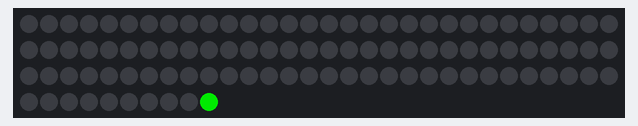
The sketch below on a simulated Particle Photon. Shown: 100 RGB LEDs in strip order, left to right, continuing on the next row. Dim RGB values are drawn brighter than linear; random numbers use the default seed unless the sketch sets one.

Above: at 0.54 s.
At 21.32 s:
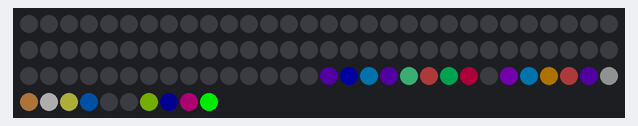
At 26.9 s:
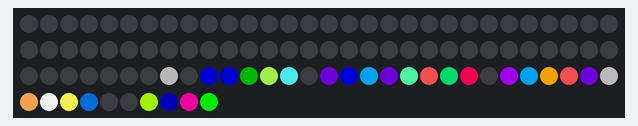

The sketch:

stranger-lights.ino
```cpp
// This #include statement was automatically added by the Particle IDE.
#include <neopixel.h>

#include "application.h"
#include <neopixel.h>

#define PIN            D0
#define NUMPIXELS      100
#define MIN_IDX        0
#define SPEED 80

Adafruit_NeoPixel pixels = Adafruit_NeoPixel(NUMPIXELS, PIN, WS2812B);
uint32_t blackColor = Adafruit_NeoPixel::Color(0, 0, 0);
int flickerDelay = 10;
int flickerBase = 15;
int flickerMax = 30;
int colorBaseMax = 4;
int intensityMax = 70;
int stutterAmount = 10;
int stutterOdds = 8;
int flickerAllOdds = 8;
int skipOdds = 4;
int flickerAllNum = 8;
int flickerAllMillis = 40;

struct ColorBase {
    float redBase;
    float greenBase;
    float blueBase;
};

ColorBase colorBases[NUMPIXELS];

void setup() {
//  STARTUP(WiFi.selectAntenna(ANT_INTERNAL));
//  WiFi.off();
  pixels.begin(); // This initializes the NeoPixel library.
}

/**
 * decrease intensity of light in a creepy way
 */
void flickerDown(int index, int from, int to, ColorBase base, float intensityIncrement) {
    for (int flickerNum=from; flickerNum > to; flickerNum--) {
      float intensity = intensityIncrement * (float)flickerNum;
      uint32_t curColor = Adafruit_NeoPixel::Color((int)(base.redBase * intensity) , (int)(base.greenBase * intensity), (int)(base.blueBase * intensity) );

	  pixels.setPixelColor(index, curColor);
      pixels.show();
      delay(random(flickerDelay));

	  pixels.setPixelColor(index, blackColor);
      pixels.show();
      delay(random(flickerDelay));
    }
}

void flickerUp(int index, int from, int to, ColorBase base, float intensityIncrement, bool doStutter);

void stutter(int index, int flickerNum, ColorBase base, float intensityIncrement) {
    if (random(stutterOdds) == 1) {
        int downPos = flickerNum - random(stutterAmount);
        flickerDown(index, flickerNum, downPos, base, intensityIncrement);
        flickerUp(index, downPos, flickerNum, base, intensityIncrement, false);
    }
}

/**
 * increase intensity of individual LED in a creepy way
 */
void flickerUp(int index, int from, int to, ColorBase base, float intensityIncrement, bool doStutter) {
    // increase intensity in increments
    for (int flickerNum=from; flickerNum < to; flickerNum++) {
      float intensity = intensityIncrement * (float)flickerNum;
      uint32_t curColor = Adafruit_NeoPixel::Color((int)(base.redBase * intensity) , (int)(base.greenBase * intensity), (int)(base.blueBase * intensity) );

      // black out for random period
      pixels.setPixelColor(index, blackColor);
      pixels.show();
      delay(random(flickerDelay));

      // show color at current intensity for random period
      pixels.setPixelColor(index, curColor);
      pixels.show();
      delay(random(flickerDelay));

      // stutter effect is to sometimes fade slightly back down then up again
      if (doStutter) {
        stutter(index, flickerNum, base, intensityIncrement);
      }
    }
}

/**
 * illuminate group of lights using intensity and saturation effects
 */
void illuminateAll(int minIdx, int maxIdx, float intensity, int saturation) {
    for (int idx = minIdx; idx < maxIdx; idx++) {
        int r = min(colorBases[idx].redBase * intensity + saturation, 255);
        int g = min(colorBases[idx].greenBase * intensity + saturation, 255);
        int b = min(colorBases[idx].blueBase * intensity + saturation, 255);
        uint32_t curColor = Adafruit_NeoPixel::Color(r, g, b);
        pixels.setPixelColor(idx, curColor);
    }
    pixels.show();
}


/**
 * flicker group of lights to random inensity
 */
void flickerAll(int minIdx, int maxIdx, int numFlickers, int flickerDelay) {
    for (int pulseNum = 0; pulseNum < numFlickers; pulseNum++) {
        illuminateAll(minIdx, maxIdx, random(intensityMax), 0);
        delay(random(flickerDelay));
    }
    illuminateAll(minIdx, maxIdx, intensityMax, 0);
}

/**
 * slowly saturate brightness
 */
void saturateAll(int minIdx, int maxIdx, int repeat, int increment, int pulseDelay) {
    for (int i=0; i < repeat; i++) {
        for (int offset = 0; offset < 255; offset+=increment) {
            illuminateAll(minIdx, maxIdx, intensityMax, offset);
            delay(pulseDelay);
        }
        for (int offset = 255; offset > 0; offset-=increment) {
            illuminateAll(minIdx, maxIdx, intensityMax, offset);
            delay(pulseDelay);
        }
    }
}

/**
 * establish a random color for all pixels
 */
void randomizeAllColors() {
  for (int idx = 0; idx < NUMPIXELS; idx++) {
    colorBases[idx].redBase = random(colorBaseMax);
    colorBases[idx].greenBase = random(colorBaseMax);
    colorBases[idx].blueBase = random(colorBaseMax);
        // sometimes skip an led leaving it dark
    if (random(skipOdds) == 0) {
      colorBases[idx].redBase = 0;
      colorBases[idx].greenBase = 0;
      colorBases[idx].blueBase = 0;
    }

  }
}

/*
 *
 */
void turnAllOff() {
  uint32_t black = Adafruit_NeoPixel::Color(0, 0, 0 );
  for (int idx = 0; idx < NUMPIXELS; idx++) {
   	pixels.setPixelColor(idx, black);
  }
  pixels.show();
}

/*
 * go through lights from last idx to start and light them in a strange way
 */
void beStrange() {
  // slowly light each LED in order
  for (int idx = NUMPIXELS-1; idx >= MIN_IDX; idx--) {
    int numFlickers = random(flickerMax-flickerBase) + flickerBase;
    float intensityIncrement = (float)intensityMax / (float)numFlickers;

    // flicker the current led from dark up to full intensity
    flickerUp(idx, 0, numFlickers, colorBases[idx], intensityIncrement, true);

    delay(random(SPEED) + 50);

    // sometimes flicker all illuminated leds
    if (random(flickerAllOdds) == 0) {
      flickerAll(idx, NUMPIXELS-1, flickerAllNum, flickerAllMillis);
    }
  }
}

void loop() {
//  delay(random(10000));
  randomizeAllColors();

  beStrange();

  // do strange things to all the LEDS
  saturateAll(MIN_IDX, NUMPIXELS, 3, 6, 20);
  turnAllOff();
}
```
